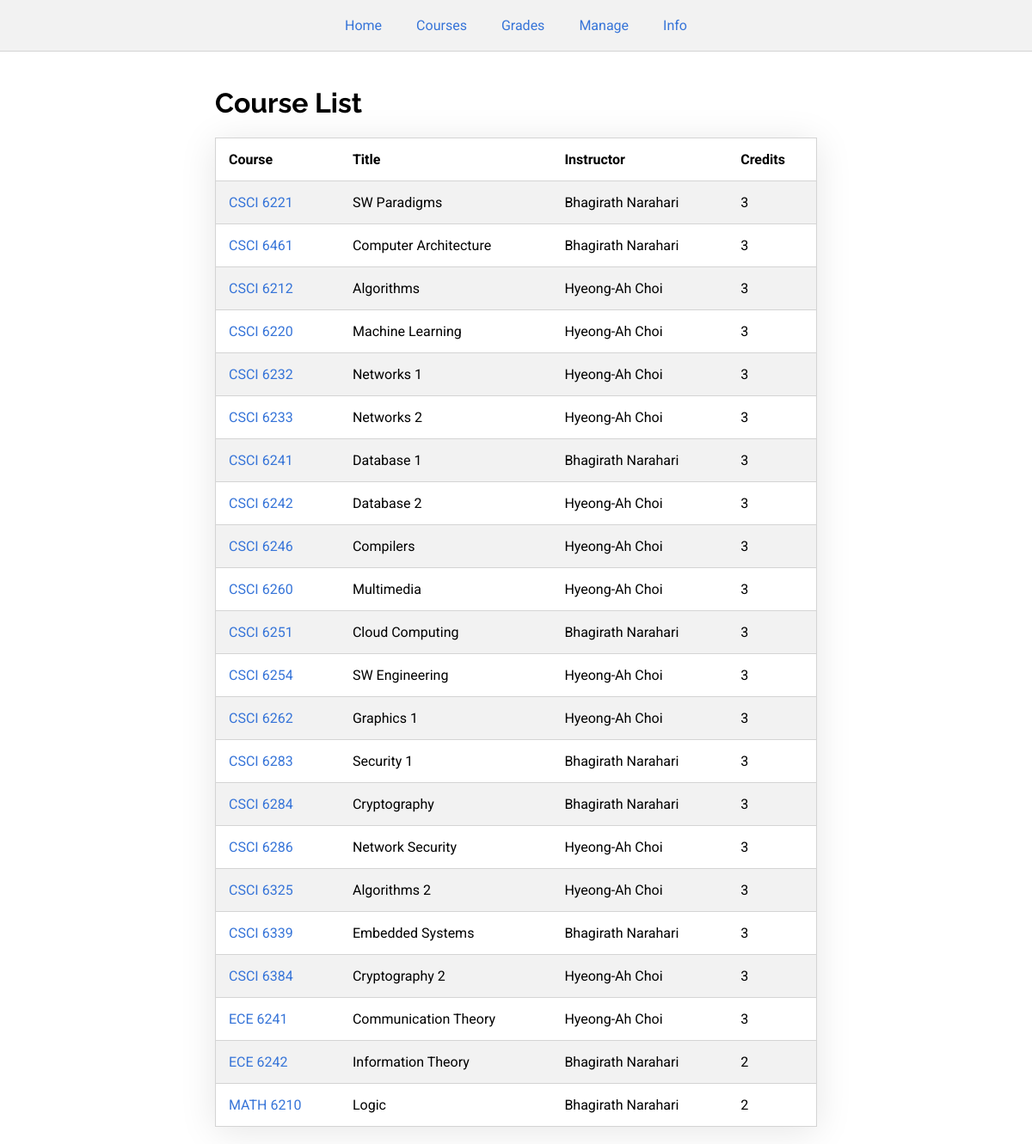
The page /courses.php (signed in) on the database its author committed.
### tables this page shows
CREATE TABLE course (
    cid INT AUTO_INCREMENT,
    dept VARCHAR(4),
    cnum INT,
    title VARCHAR(64),
    credits INT,
    instructor_id INT,
    prereq1_id INT,
    prereq2_id INT,
    PRIMARY KEY (cid),
     
    FOREIGN KEY (instructor_id) REFERENCES user(uid),
    FOREIGN KEY (prereq1_id) REFERENCES course(cid),
    FOREIGN KEY (prereq2_id) REFERENCES course(cid),
    CONSTRAINT unique_course UNIQUE(dept, cnum)
);

CREATE TABLE user (
    uid INT,
    password VARCHAR(32),
    fname VARCHAR(32),
    lname VARCHAR(32),
    address VARCHAR(128),
    PRIMARY KEY (uid)
);

### public_html/courses.php (the view, shortened to what this page needs)
<?php
$servername = "127.0.0.1";
$username = "FlatEarthSociety";
$password = "N@S@l1es";
$dbname = "FlatEarthSociety";
$conn = mysqli_connect($servername, $username, $password, $dbname);
?>
<!DOCTYPE html>
<head>
    <link rel="stylesheet" href="css/style.css">
</head>
<body>
    <?php
    include "navbar.php";
    ?>
    <div class="main-container">
        <h1>Course List</h1>
        <?php
        $query = "SELECT *, fname, lname FROM course LEFT JOIN user ON course.instructor_id=user.uid";
        $result = mysqli_query($conn, $query);
        if (mysqli_num_rows($result) > 0) {
            echo "<table>
                    <tr>
                        <th>Course</th>
                        <th>Title</th>
                        <th>Instructor</th>
                        <th>Credits</th>
                    </tr>";
            while ($row = mysqli_fetch_assoc($result)) {
                echo "<tr>";
                echo "<td><a href=\"course.php?cid=" . $row["cid"] . "\">" . $row["dept"] . " " . $row["cnum"] . "</a></th>";
                echo "<td>" . $row["title"] . "</td>";
                echo "<td>" . $row["fname"] . " " . $row["lname"] . "</td>";
                echo "<td>" . $row["credits"] . "</td>";
                echo "</tr>";
            }
            echo "</table>";
        } else {
            echo "There are no courses being offered at this time.";
        }
        ?>
    </div>
</body>
</html>

### public_html/navbar.php (shortened to what this page needs)
<div class="navbar">
    <a href="index.php">Home</a>
    <?php
    if (empty($_SESSION["user_id"])) {
        echo ("<a href=\"login.php\">Login</a>");
    } else {
        if (in_array("instructor", $_SESSION["user_role"])) {
            echo ("<a href=\"courses.php\">Courses</a>");
            echo ("<a href=\"gradeCourses.php\">Grades</a>");
        }
        if (in_array("admin", $_SESSION["user_role"]) || in_array("gs", $_SESSION["user_role"]) || in_array("instructor", $_SESSION["user_role"])) {
            echo ("<a href=\"manage.php\">Manage</a>");
        }
        echo ("<a href=\"info.php\">Info</a>");
    }
    ?>
</div>

### public_html/css/style.css (style rules this page uses)
html, body { margin: 0; padding: 0; width: 100%; height: 100%; font-family: 'Roboto', sans-serif; }
h1, h2, h3, h4, h5 { font-family: 'Raleway', sans-serif; }
a:link { text-decoration: none; color: #3674d8 }
table { width: 100%; border: 1px solid #D4D4D4;; box-shadow: 0 5px 40px rgba(0, 0, 0, 0.1); }
table, th, td { border-bottom: 1px solid #D4D4D4; border-collapse: collapse; }
tr:nth-child(even) { background-color: #f2f2f2; }
th, td { text-align: left; padding: 15px; }
.navbar { position: aboslute; top: 0; width: 100%; background-color: #f2f2f2; border-bottom: 1px solid #D4D4D4; display: flex; flex-wrap: wrap; justify-content: center; align-content: stretch; }
.navbar a { margin: 20px; }
.main-container { margin: auto; max-width: 700px; padding: 20px; }

### rows shown on the page
course: dept "CSCI", cnum "6221", title "SW Paradigms", instructor.fname "Bhagirath", instructor.lname "Narahari", credits "3"
course: dept "CSCI", cnum "6461", title "Computer Architecture", instructor.fname "Bhagirath", instructor.lname "Narahari", credits "3"
course: dept "CSCI", cnum "6212", title "Algorithms", instructor.fname "Hyeong-Ah", instructor.lname "Choi", credits "3"
course: dept "CSCI", cnum "6220", title "Machine Learning", instructor.fname "Hyeong-Ah", instructor.lname "Choi", credits "3"
course: dept "CSCI", cnum "6232", title "Networks 1", instructor.fname "Hyeong-Ah", instructor.lname "Choi", credits "3"
course: dept "CSCI", cnum "6233", title "Networks 2", instructor.fname "Hyeong-Ah", instructor.lname "Choi", credits "3"
course: dept "CSCI", cnum "6241", title "Database 1", instructor.fname "Bhagirath", instructor.lname "Narahari", credits "3"
course: dept "CSCI", cnum "6242", title "Database 2", instructor.fname "Hyeong-Ah", instructor.lname "Choi", credits "3"
course: dept "CSCI", cnum "6246", title "Compilers", instructor.fname "Hyeong-Ah", instructor.lname "Choi", credits "3"
course: dept "CSCI", cnum "6260", title "Multimedia", instructor.fname "Hyeong-Ah", instructor.lname "Choi", credits "3"
course: dept "CSCI", cnum "6251", title "Cloud Computing", instructor.fname "Bhagirath", instructor.lname "Narahari", credits "3"
course: dept "CSCI", cnum "6254", title "SW Engineering", instructor.fname "Hyeong-Ah", instructor.lname "Choi", credits "3"
course: dept "CSCI", cnum "6262", title "Graphics 1", instructor.fname "Hyeong-Ah", instructor.lname "Choi", credits "3"
course: dept "CSCI", cnum "6283", title "Security 1", instructor.fname "Bhagirath", instructor.lname "Narahari", credits "3"
course: dept "CSCI", cnum "6284", title "Cryptography", instructor.fname "Bhagirath", instructor.lname "Narahari", credits "3"
course: dept "CSCI", cnum "6286", title "Network Security", instructor.fname "Hyeong-Ah", instructor.lname "Choi", credits "3"
course: dept "CSCI", cnum "6325", title "Algorithms 2", instructor.fname "Hyeong-Ah", instructor.lname "Choi", credits "3"
course: dept "CSCI", cnum "6339", title "Embedded Systems", instructor.fname "Bhagirath", instructor.lname "Narahari", credits "3"
course: dept "CSCI", cnum "6384", title "Cryptography 2", instructor.fname "Hyeong-Ah", instructor.lname "Choi", credits "3"
course: dept "ECE", cnum "6241", title "Communication Theory", instructor.fname "Hyeong-Ah", instructor.lname "Choi", credits "3"
course: dept "ECE", cnum "6242", title "Information Theory", instructor.fname "Bhagirath", instructor.lname "Narahari", credits "2"
course: dept "MATH", cnum "6210", title "Logic", instructor.fname "Bhagirath", instructor.lname "Narahari", credits "2"
